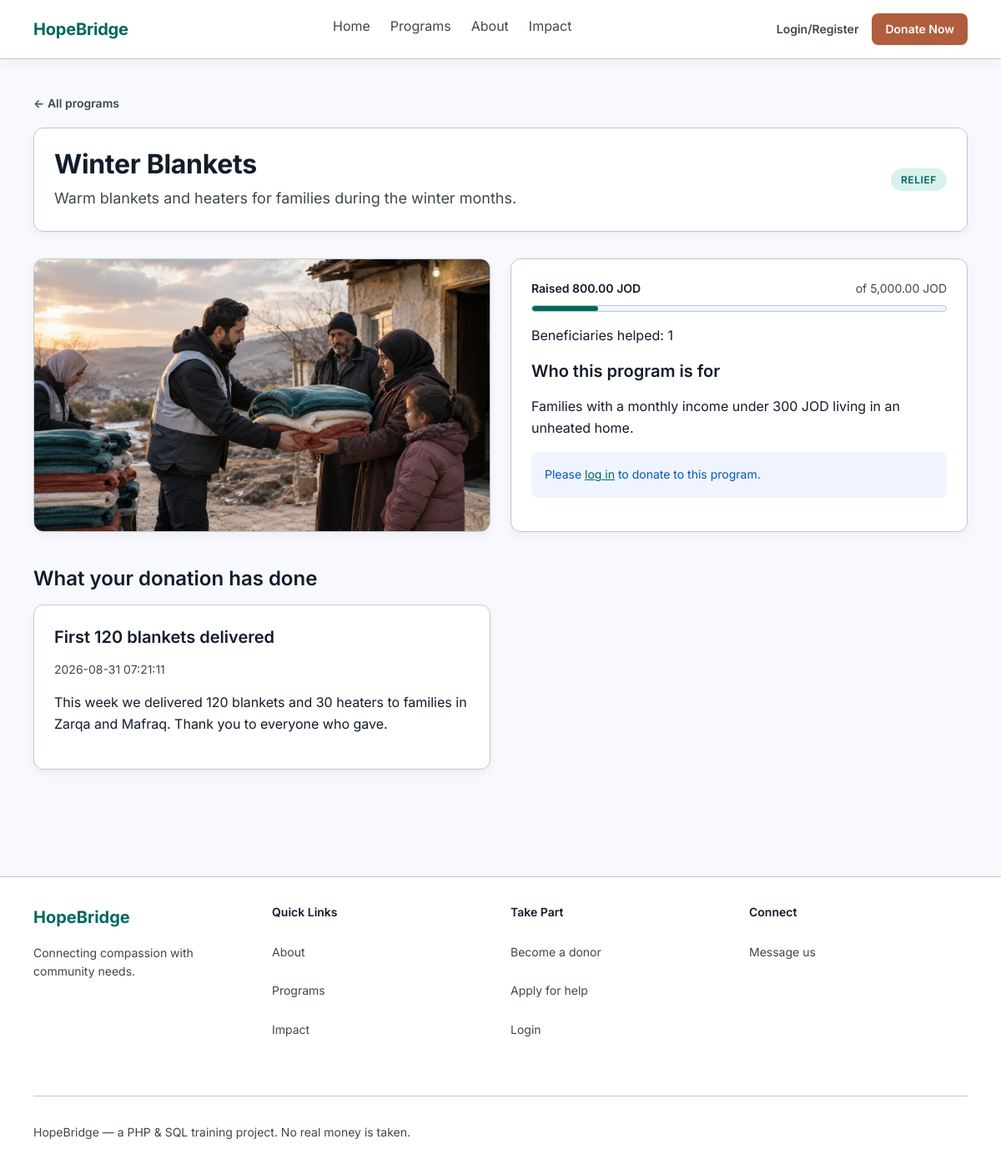
/program.php?id=1, run on the app's committed database.
### tables this page shows
CREATE TABLE programs (
    id INT AUTO_INCREMENT PRIMARY KEY,
    title VARCHAR(150) NOT NULL,
    description TEXT,
    category VARCHAR(40) NOT NULL DEFAULT 'General',    
    image VARCHAR(120),                                 
    eligibility TEXT,
    goal_amount DECIMAL(10,2) NOT NULL,
    active TINYINT NOT NULL DEFAULT 1,
    created_at DATETIME DEFAULT CURRENT_TIMESTAMP
);

CREATE TABLE updates (
    id INT AUTO_INCREMENT PRIMARY KEY,
    program_id INT NOT NULL,
    title VARCHAR(150) NOT NULL,
    body TEXT NOT NULL,
    created_at DATETIME DEFAULT CURRENT_TIMESTAMP,
    FOREIGN KEY (program_id) REFERENCES programs(id)
);

### program.php (the view, shortened to what this page needs)
<?php
require 'config.php';
$id = $_GET['id'] ?? 0;
$query = $pdo->prepare("SELECT programs.*, COALESCE(SUM(donations.amount), 0) AS raised
                        FROM programs
                        LEFT JOIN donations ON donations.program_id = programs.id
                        WHERE programs.id = ? AND programs.active = 1
                        GROUP BY programs.id");
$query->execute([$id]);
$program = $query->fetch();
$query = $pdo->prepare("SELECT COUNT(*) AS total FROM requests
                        WHERE program_id = ? AND status = 'approved'");
$query->execute([$id]);
$helped = $query->fetch();
$query = $pdo->prepare('SELECT * FROM updates WHERE program_id = ? ORDER BY id DESC');
$query->execute([$id]);
$updates = $query->fetchAll();
$percent = 0;
if ($program['goal_amount'] > 0) {
    $percent = ($program['raised'] / $program['goal_amount']) * 100;
}
include 'header.php';
?>
<p class="back"><a href="programs.php">&larr; All programs</a></p>
<div class="page-head">
    <div>
        <h1><?php echo htmlspecialchars($program['title']); ?></h1>
        <p class="subtitle"><?php echo htmlspecialchars($program['description']); ?></p>
    </div>
    <span class="tag approved"><?php echo htmlspecialchars($program['category']); ?></span>
</div>
<div class="grid two">
    <div class="figure">
        <?php if ($program['image'] !== null && $program['image'] !== '') { ?>
            <img src="images/programs/<?php echo htmlspecialchars($program['image']); ?>"
                 alt="<?php echo htmlspecialchars($program['title']); ?>">
        <?php } else { ?>
            <div class="photo">
                <span class="stand-in"><?php echo htmlspecialchars($program['category']); ?></span>
            </div>
        <?php } ?>
    </div>
    <div class="card">
        <div class="money">
            <span>Raised <?php echo number_format($program['raised'], 2); ?> JOD</span>
            <span class="goal">of <?php echo number_format($program['goal_amount'], 2); ?> JOD</span>
        </div>
        <div class="bar"><div style="width:<?php echo round($percent); ?>%"></div></div>
        <p class="served gap-t">Beneficiaries helped: <?php echo $helped['total']; ?></p>
        <h3>Who this program is for</h3>
        <p><?php echo htmlspecialchars($program['eligibility']); ?></p>
        <?php if (!isset($_SESSION['user_id'])) { ?>
            <p class="notice info">Please <a href="login.php">log in</a> to donate to this program.</p>
        <?php } elseif ($_SESSION['role'] === 'donor') { ?>
            <a class="button give" href="donate.php?id=<?php echo $program['id']; ?>">Donate to this program</a>
        <?php } else { ?>
            <p class="notice info">You are logged in as the admin.</p>
        <?php } ?>
    </div>
</div>
<h2>What your donation has done</h2>
<?php if (count($updates) === 0) { ?>
    <p class="empty">There are no progress reports for this program yet.</p>
<?php } else { ?>
    <div class="grid two">
        <?php foreach ($updates as $update) { ?>
            <div class="card">
                <h3><?php echo htmlspecialchars($update['title']); ?></h3>
                <p class="raised"><?php echo $update['created_at']; ?></p>
                <p><?php echo nl2br(htmlspecialchars($update['body'])); ?></p>
            </div>
        <?php } ?>
    </div>
<?php } ?>
<?php include 'footer.php'; ?>

### style.css (style rules this page uses)
:root { --primary: #00685f; --primary-strong: #008378; --accent: #b05e3d; --accent-strong: #924628; --secondary: #0058be; --bg: #f8f9ff; --card: #ffffff; --tint: #eff4ff; --ink: #121c2a; --muted: #3d4947; --line: #bcc9c6; --error: #ba1a1a; --error-bg: #ffdad6; --error-ink: #93000a; --ok-bg: #d7f2ec; --warn-bg: #ffdbce; --warn-ink: #773215; --r-sm: 4px; --r: 8px; --r-md: 12px; --r-full: 999px; --lift-1: 0 4px 12px rgba(0, 0, 0, 0.05); --lift-2: 0 8px 24px rgba(0, 0, 0, 0.10); --ease: cubic-bezier(0.2, 0, 0, 1); --dur-1: 120ms; --dur-2: 220ms; }
* { box-sizing: border-box; }
* { -webkit-tap-highlight-color: rgba(0, 104, 95, 0.10); }
body { margin: 0; background: var(--bg); color: var(--ink); font-family: Inter, system-ui, -apple-system, "Segoe UI", Helvetica, Arial, sans-serif; font-size: 16px; line-height: 1.6; -webkit-font-smoothing: antialiased; }
a { color: var(--primary); transition: color var(--dur-1) var(--ease); }
img { max-width: 100%; }
h1 { font-size: 32px; font-weight: 700; line-height: 1.2; letter-spacing: -0.01em; margin: 0 0 8px; }
h2 { font-size: 24px; font-weight: 600; line-height: 1.3; margin: 40px 0 16px; }
h3 { font-size: 20px; font-weight: 600; line-height: 1.4; margin: 0 0 8px; }
.subtitle { margin: 0; color: var(--muted); font-size: 18px; }
.back { margin: 0 0 16px; }
.back a { display: inline-flex; align-items: center; gap: 8px; padding: 12px 8px; margin: -12px -8px; font-size: 14px; font-weight: 600; text-decoration: none; color: var(--muted); transition: color var(--dur-1) var(--ease), gap var(--dur-1) var(--ease); }
.page-head { display: flex; flex-wrap: wrap; align-items: center; justify-content: space-between; gap: 24px; background: var(--card); border: 1px solid var(--line); border-radius: var(--r-md); box-shadow: var(--lift-1); padding: 24px; margin-bottom: 32px; }
.grid { display: grid; grid-template-columns: repeat(3, 1fr); gap: 24px; }
.grid.two { grid-template-columns: repeat(2, 1fr); }
.card { background: var(--card); border: 1px solid var(--line); border-radius: var(--r-md); box-shadow: var(--lift-1); padding: 24px; transition: box-shadow var(--dur-2) var(--ease), border-color var(--dur-2) var(--ease); }
.card h3 { margin: 0 0 8px; }
.figure { border: 1px solid var(--line); border-radius: var(--r-md); box-shadow: var(--lift-1); overflow: hidden; min-height: 240px; }
.figure img { width: 100%; height: 100%; min-height: 240px; object-fit: cover; display: block; }
.money { display: flex; justify-content: space-between; gap: 12px; font-size: 14px; font-weight: 600; margin-bottom: 8px; }
.money .goal { color: var(--muted); font-weight: 400; }
.bar { height: 8px; background: var(--tint); border: 1px solid var(--line); border-radius: var(--r-full); overflow: hidden; }
.bar div { height: 100%; background: var(--primary); border-radius: var(--r-full); }
.raised { font-size: 14px; color: var(--muted); }
.tag { display: inline-block; padding: 4px 12px; border-radius: var(--r-full); font-size: 12px; font-weight: 600; letter-spacing: 0.05em; text-transform: uppercase; vertical-align: middle; }
.tag.approved { background: var(--ok-bg); color: var(--primary); }
.notice { padding: 16px; border-radius: var(--r); margin-bottom: 16px; font-size: 14px; }
.notice.info { background: var(--tint); color: var(--secondary); }
.gap-t { margin-top: 16px; }
.page-head, .hero .words > div, .impact-bar .inner, .grid > * { animation: rise 320ms var(--ease) both; animation-delay: 60ms; }
.page-head, .hero .words > div { animation-delay: 0ms; }
.grid > *:nth-child(2) { animation-delay: 100ms; }

### data on the page
programs: title "Winter Blankets", description "Warm blankets and heaters for families during the winter months.", category "RELIEF", image (placeholder picture), goal_amount "5,000.00", eligibility "Families with a monthly income under 300 JOD living in an unheated home."
updates: title "First 120 blankets delivered", created_at "2026-08-31 07:21:11", body "This week we delivered 120 blankets and 30 heaters to families in Zarqa and Mafraq. Thank you to everyone who gave."

### other printed values
$label "Home"
$label "Programs"
$label "About"
$label "Impact"
$program['raised'] "800.00"
$helped['total'] "1"
